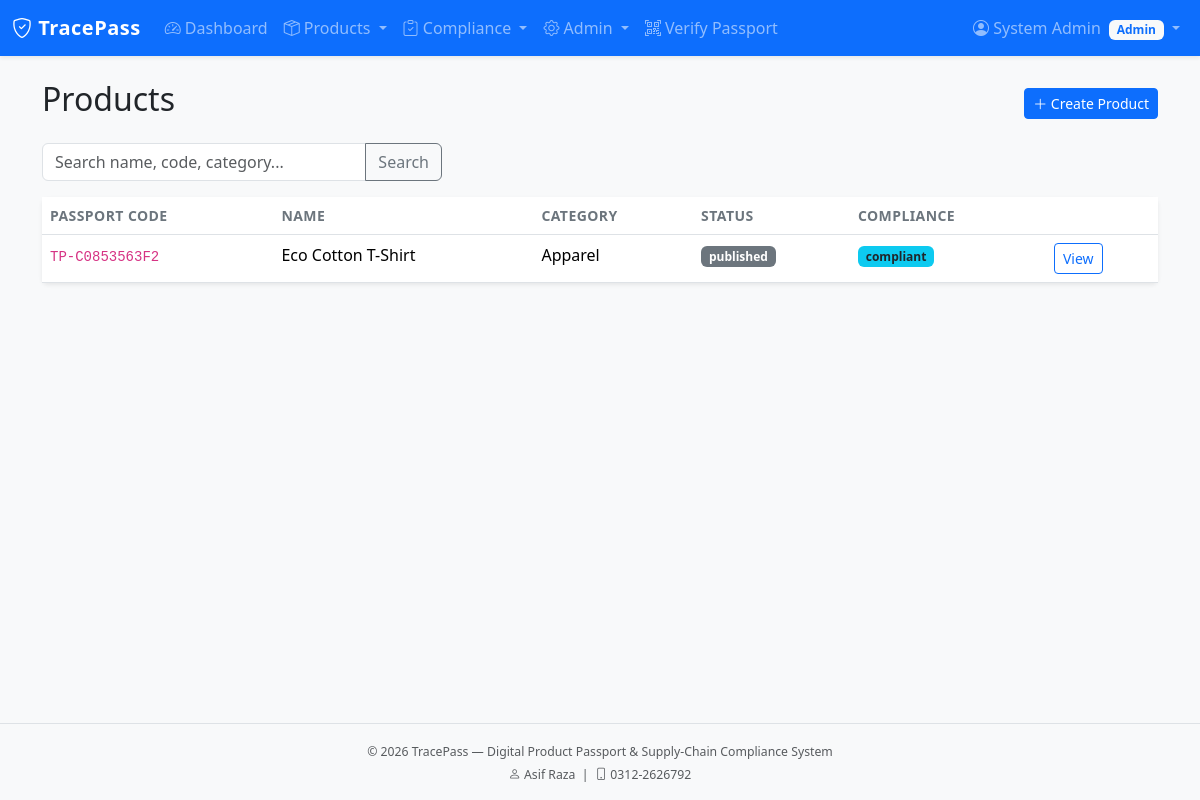
/products/ (signed in), run on the app's committed database.
### app/models/user.py (models this page shows, shortened)
class User(UserMixin, db.Model):
    __tablename__ = 'users'
    id = db.Column(db.Integer, primary_key=True)
    name = db.Column(db.String(100), nullable=False)
    email = db.Column(db.String(120), unique=True, nullable=False, index=True)
    password_hash = db.Column(db.String(256), nullable=False)
    role_id = db.Column(db.Integer, db.ForeignKey('roles.id'), nullable=False)
    organization_id = db.Column(db.Integer, db.ForeignKey('organizations.id'), nullable=True)
    is_active = db.Column(db.Boolean, default=True)
    last_login = db.Column(db.DateTime)
    created_at = db.Column(db.DateTime, default=datetime.utcnow)
    updated_at = db.Column(db.DateTime, default=datetime.utcnow, onupdate=datetime.utcnow)
    @property
    def password(self):
        raise AttributeError('password is not a readable attribute')
    def has_role(self, *role_names):
        if self.role is None:
            return False
        return self.role.name in role_names

### app/models/role.py (models this page shows, shortened)
class Role(db.Model):
    __tablename__ = 'roles'
    id = db.Column(db.Integer, primary_key=True)
    name = db.Column(db.String(64), unique=True, nullable=False, index=True)
    description = db.Column(db.String(255))
    permissions = db.Column(db.Integer, default=0)  # bitmask style if needed later
    is_default = db.Column(db.Boolean, default=False)
    created_at = db.Column(db.DateTime, default=datetime.utcnow)
    users = db.relationship('User', backref='role', lazy='dynamic')
    PERMISSION_VIEW_PUBLIC = 0x01
    PERMISSION_MANAGE_PRODUCTS = 0x02
    PERMISSION_MANAGE_SUPPLIERS = 0x04
    PERMISSION_COMPLIANCE = 0x08
    PERMISSION_ADMIN = 0x80

### app/models/product.py (models this page shows, shortened)
class Product(db.Model):
    __tablename__ = 'products'
    id = db.Column(db.Integer, primary_key=True)
    passport_code = db.Column(db.String(64), unique=True, nullable=False, index=True)
    name = db.Column(db.String(200), nullable=False)
    category = db.Column(db.String(100))
    brand = db.Column(db.String(100))
    model = db.Column(db.String(100))
    description = db.Column(db.Text)
    manufacturer_org_id = db.Column(db.Integer, db.ForeignKey('organizations.id'), nullable=False)
    origin_country = db.Column(db.String(80))
    status = db.Column(db.String(30), default='draft')  # draft, submitted, published, archived
    compliance_status = db.Column(db.String(30), default='pending')  # pending, compliant, non_compliant, under_review
    created_by = db.Column(db.Integer, db.ForeignKey('users.id'))
    created_at = db.Column(db.DateTime, default=datetime.utcnow)
    updated_at = db.Column(db.DateTime, default=datetime.utcnow, onupdate=datetime.utcnow)
    published_at = db.Column(db.DateTime)
    manufacturer = db.relationship('Organization', backref='products', foreign_keys=[manufacturer_org_id])
    creator = db.relationship('User', foreign_keys=[created_by])
    batches = db.relationship('ProductBatch', backref='product', lazy='dynamic', cascade='all, delete-orphan')
    materials = db.relationship('ProductMaterial', backref='product', lazy='dynamic', cascade='all, delete-orphan')
    events = db.relationship('SupplyChainEvent', backref='product', lazy='dynamic', cascade='all, delete-orphan')
    certificates = db.relationship('Certificate', backref='product', lazy='dynamic')
    compliance_checks = db.relationship('ComplianceCheck', backref='product', lazy='dynamic')
    compliance_reviews = db.relationship('ComplianceReview', backref='product', lazy='dynamic')

### app/products/routes.py (the view)
@products_bp.route('/')
@login_required
@role_required('Manufacturer', 'Admin', 'Auditor', 'Distributor', 'Supplier')
def index():
    page = request.args.get('page', 1, type=int)
    q = request.args.get('q', '', type=str)
    query = Product.query
    if q:
        query = query.filter(
            db.or_(Product.name.ilike(f'%{q}%'), Product.passport_code.ilike(f'%{q}%'),
                   Product.category.ilike(f'%{q}%'))
        )
    if current_user.has_role('Manufacturer') and current_user.organization_id:
        query = query.filter_by(manufacturer_org_id=current_user.organization_id)
    pagination = query.order_by(Product.created_at.desc()).paginate(page=page, per_page=10, error_out=False)
    return render_template('products/index.html', products=pagination.items,
                           pagination=pagination, q=q, title='Products')

### app/models/user.py (called while the page is built)
@login_manager.user_loader
def load_user(user_id):
    return User.query.get(int(user_id))

### app/templates/products/index.html
{% extends "base.html" %}
{% block content %}
<div class="container">
    <div class="d-flex justify-content-between align-items-center mb-3">
        <h2>Products</h2>
        {% if current_user.has_role('Manufacturer', 'Admin') %}
        <a href="{{ url_for('products.create') }}" class="btn btn-primary btn-sm"><i class="bi bi-plus-lg"></i> Create Product</a>
        {% endif %}
    </div>
    <form class="mb-3" method="get">
        <div class="input-group" style="max-width:400px">
            <input type="text" name="q" value="{{ q }}" class="form-control" placeholder="Search name, code, category...">
            <button class="btn btn-outline-secondary">Search</button>
        </div>
    </form>
    <div class="card"><div class="table-responsive">
        <table class="table table-hover mb-0">
            <thead><tr><th>Passport Code</th><th>Name</th><th>Category</th><th>Status</th><th>Compliance</th><th></th></tr></thead>
            <tbody>
            {% for p in products %}
            <tr>
                <td><code>{{ p.passport_code }}</code></td>
                <td>{{ p.name }}</td>
                <td>{{ p.category or '—' }}</td>
                <td><span class="badge bg-secondary">{{ p.status }}</span></td>
                <td><span class="badge bg-info text-dark">{{ p.compliance_status }}</span></td>
                <td><a href="{{ url_for('products.detail', id=p.id) }}" class="btn btn-sm btn-outline-primary">View</a></td>
            </tr>
            {% else %}
            <tr><td colspan="6" class="text-center text-muted">No products found.</td></tr>
            {% endfor %}
            </tbody>
        </table>
    </div></div>
</div>
{% endblock %}

### app/templates/includes/navbar.html (shortened to what this page needs)
<nav class="navbar navbar-expand-lg navbar-dark bg-primary shadow-sm">
    <div class="container-fluid">
        <a class="navbar-brand fw-bold" href="{{ url_for('main.index') }}">
            <i class="bi bi-shield-check"></i> TracePass
        </a>
        <div class="collapse navbar-collapse" id="mainNav">
            <ul class="navbar-nav me-auto mb-2 mb-lg-0">
                {% if current_user.is_authenticated %}
                    <li class="nav-item">
                        <a class="nav-link" href="{{ url_for('main.dashboard') }}">
                            <i class="bi bi-speedometer2"></i> Dashboard
                        </a>
                    </li>
                    {% if current_user.has_role('Manufacturer', 'Admin', 'Auditor', 'Distributor', 'Supplier') %}
                    <li class="nav-item dropdown">
                        <a class="nav-link dropdown-toggle" href="#" data-bs-toggle="dropdown">
                            <i class="bi bi-box-seam"></i> Products
                        </a>
                    </li>
                    {% endif %}
                    {% if current_user.has_role('Auditor', 'Admin') %}
                    <li class="nav-item dropdown">
                        <a class="nav-link dropdown-toggle" href="#" data-bs-toggle="dropdown">
                            <i class="bi bi-clipboard-check"></i> Compliance
                        </a>
                    </li>
                    {% elif current_user.has_role('Supplier', 'Manufacturer') %}
                    <li class="nav-item">
                        <a class="nav-link" href="{{ url_for('compliance.certificates') }}">
                            <i class="bi bi-file-earmark-check"></i> Certificates
                        </a>
                    </li>
                    {% endif %}
                    {% if current_user.has_role('Admin') %}
                    <li class="nav-item dropdown">
                        <a class="nav-link dropdown-toggle" href="#" data-bs-toggle="dropdown">
                            <i class="bi bi-gear"></i> Admin
                        </a>
                    </li>
                    {% endif %}
                {% endif %}
                <li class="nav-item">
                    <a class="nav-link" href="{{ url_for('public.verify') }}">
                        <i class="bi bi-qr-code-scan"></i> Verify Passport
                    </a>
                </li>
            </ul>
            <ul class="navbar-nav ms-auto">
                {% if current_user.is_authenticated %}
                    <li class="nav-item dropdown">
                        <a class="nav-link dropdown-toggle" href="#" data-bs-toggle="dropdown">
                            <i class="bi bi-person-circle"></i>
                            {{ current_user.name }}
                            <span class="badge bg-light text-primary ms-1">{{ current_user.role.name }}</span>
                        </a>
                    </li>
                {% endif %}
            </ul>
        </div>
    </div>
</nav>

### app/static/css/style.css (style rules this page uses)
:root { --tp-primary: #0d6efd; --tp-dark: #0a2540; }
body { min-height: 100vh; display: flex; flex-direction: column; background-color: #f8f9fa; }
.navbar-brand { letter-spacing: 0.5px; }
.card { border: none; box-shadow: 0 0.125rem 0.25rem rgba(0, 0, 0, 0.075); }
.table th { font-weight: 600; font-size: 0.875rem; text-transform: uppercase; letter-spacing: 0.03em; color: #6c757d; }

### data on the page
User: name "System Admin"
Role: role.name "Admin"
Product: passport_code "TP-C0853563F2", name "Eco Cotton T-Shirt", category "Apparel", status "published", compliance_status "compliant"
